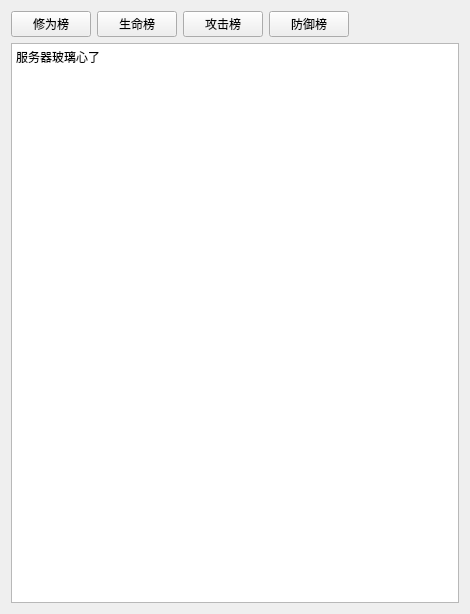
<?xml version="1.0" encoding="UTF-8"?>
<ui version="4.0">
 <class>RankList</class>
 <widget class="QFrame" name="RankList">
  <property name="geometry">
   <rect>
    <x>0</x>
    <y>0</y>
    <width>470</width>
    <height>614</height>
   </rect>
  </property>
  <property name="windowTitle">
   <string>修仙排行榜</string>
  </property>
  <layout class="QVBoxLayout" name="verticalLayout">
   <item>
    <layout class="QHBoxLayout" name="horizontalLayout">
     <item>
      <widget class="QPushButton" name="pushButton_1">
       <property name="text">
        <string>修为榜</string>
       </property>
      </widget>
     </item>
     <item>
      <widget class="QPushButton" name="pushButton_2">
       <property name="text">
        <string>生命榜</string>
       </property>
      </widget>
     </item>
     <item>
      <widget class="QPushButton" name="pushButton_3">
       <property name="text">
        <string>攻击榜</string>
       </property>
      </widget>
     </item>
     <item>
      <widget class="QPushButton" name="pushButton_4">
       <property name="text">
        <string>防御榜</string>
       </property>
      </widget>
     </item>
     <item>
      <spacer name="horizontalSpacer">
       <property name="orientation">
        <enum>Qt::Horizontal</enum>
       </property>
       <property name="sizeHint" stdset="0">
        <size>
         <width>40</width>
         <height>20</height>
        </size>
       </property>
      </spacer>
     </item>
    </layout>
   </item>
   <item>
    <widget class="QTextBrowser" name="textBrowser">
     <property name="html">
      <string>&lt;!DOCTYPE HTML PUBLIC &quot;-//W3C//DTD HTML 4.0//EN&quot; &quot;http://www.w3.org/TR/REC-html40/strict.dtd&quot;&gt;
&lt;html&gt;&lt;head&gt;&lt;meta name=&quot;qrichtext&quot; content=&quot;1&quot; /&gt;&lt;style type=&quot;text/css&quot;&gt;
p, li { white-space: pre-wrap; }
&lt;/style&gt;&lt;/head&gt;&lt;body style=&quot; font-family:'SimSun'; font-size:9pt; font-weight:400; font-style:normal;&quot;&gt;
&lt;p style=&quot; margin-top:0px; margin-bottom:0px; margin-left:0px; margin-right:0px; -qt-block-indent:0; text-indent:0px;&quot;&gt;服务器玻璃心了&lt;/p&gt;&lt;/body&gt;&lt;/html&gt;</string>
     </property>
    </widget>
   </item>
  </layout>
 </widget>
 <resources/>
 <connections/>
</ui>
